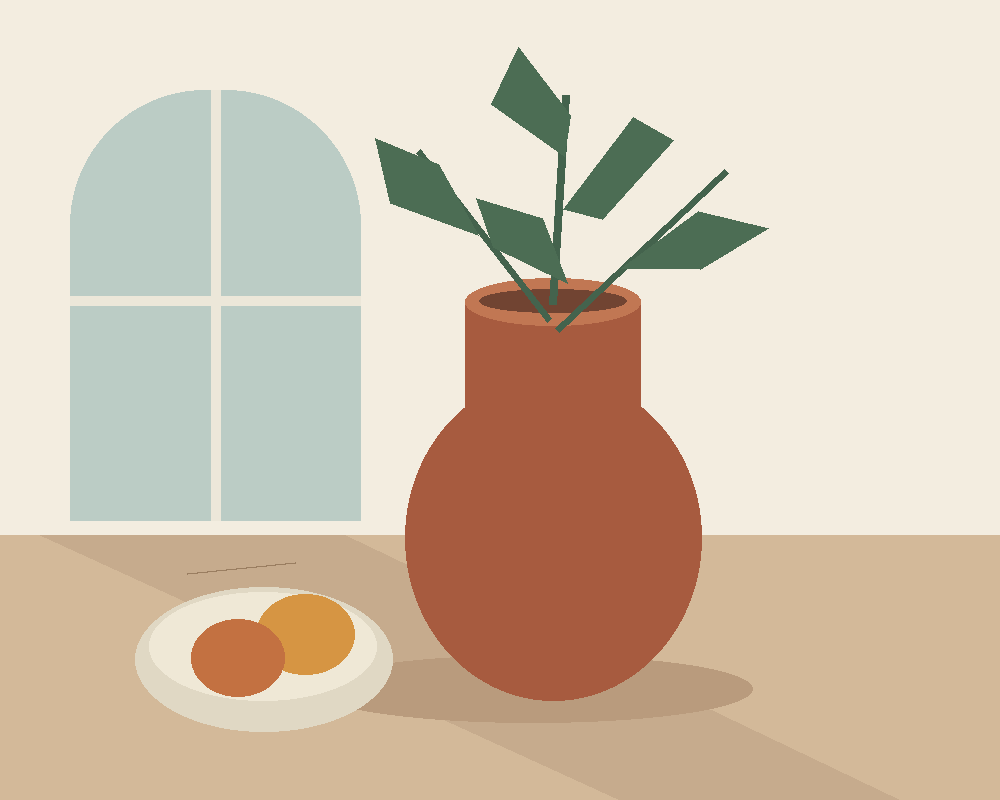
#> input picture assets/still-life.png, 1000 x 800 px
$ python -i style_director.py   (imports and definitions only)
#> lines starting #> are read from the running program, lines starting #| are printed output that depends on the picture; after the words box and inside, x2 and y2 are one past the last pixel; in counts of white or black regions, pixels touching at a corner belong together
#> further down, picture is the input picture: PIL image 1000x800 RGB; mean R, G, B 211.3, 195.6, 175.9
### lineart_core.py
"""Deterministic photo-style processing used by the web app."""

from __future__ import annotations

from dataclasses import dataclass
import math
from numbers import Real

import cv2
import numpy as np
from PIL import Image, ImageOps

MAX_INPUT_PIXELS = 12_000_000
MAX_INPUT_SIDE = 16_000
MAX_OUTPUT_SIDE = 1600


def validate_size(size: tuple[int, int]) -> None:
    width, height = size
    if min(width, height) <= 0 or max(width, height) > MAX_INPUT_SIDE or width * height > MAX_INPUT_PIXELS:
        raise ValueError("图片超过限制：最长边16000像素、总像素1200万")


# [4 lines left out: function _unit_parameter, not called in this run]


STYLE_DESCRIPTIONS = {
    "极简保真": "保留原图颜色、构图和主体细节，只做克制的质感增强",
    "简约线条": "减少背景纹理和杂点，保留主体轮廓",
    "铅笔素描": "柔和的灰度笔触和纸面质感",
    "黑白线稿": "清晰、对比明确的黑白轮廓",
    "漫画轮廓": "更粗、更醒目的漫画式边缘",
    "编辑感抽象": "大色块、克制色彩和轻微轮廓叠加",
    "复古胶片": "暖色调、轻颗粒和暗角效果",
    "高对比海报": "适合封面和海报的强对比图形",
}

STYLE_NAMES = tuple(STYLE_DESCRIPTIONS)


@dataclass(frozen=True)
class ProcessingReport:
    style: str
    intensity: float
    detail: float
    original_size: tuple[int, int]
    output_size: tuple[int, int]

    # [10 lines left out: function to_markdown, not called in this run]


def _resize_for_processing(image: Image.Image, max_side: int = 1600) -> Image.Image:
    # Check the header before load/convert; also protect direct Python/Skill callers.
#> called with max_side = 900
    validate_size(image.size)
    image = ImageOps.exif_transpose(image)
    if image.mode in ("RGBA", "LA") or "transparency" in image.info:
        rgba = image.convert("RGBA")
        image = Image.alpha_composite(Image.new("RGBA", rgba.size, "white"), rgba).convert("RGB")
    else:
        image = image.convert("RGB")
    width, height = image.size
#> width = 1000; height = 800
    scale = min(1.0, max_side / max(width, height))
#> scale = 0.9
    if scale == 1.0:
        return image
    return image.resize(
        (max(1, int(width * scale)), max(1, int(height * scale))),
        Image.Resampling.LANCZOS,
    )


def prepare_image(image: Image.Image, max_side: int = 1000) -> Image.Image:
    """Shared bounded, oriented RGB source for previews and workflow tools."""
    if not isinstance(image, Image.Image):
        raise TypeError("image必须是Pillow图片")
    if isinstance(max_side, bool) or not isinstance(max_side, int) or not 1 <= max_side <= MAX_OUTPUT_SIDE:
        raise ValueError(f"max_side必须是1到{MAX_OUTPUT_SIDE}之间的整数")
    return _resize_for_processing(image, max_side)


def _rgb_array(image: Image.Image) -> np.ndarray:
    return np.asarray(image.convert("RGB"))


def _to_gray(rgb: np.ndarray) -> np.ndarray:
    return cv2.cvtColor(rgb, cv2.COLOR_RGB2GRAY)


# [167 lines left out: functions _pencil_sketch, _clean_lineart, _comic_outline, _minimal_lineart, _quantize, _minimal_fidelity and 4 more, not called in this run]

### style_director.py
"""Inspectable image tools: analyze, propose, render real variants, export."""
from __future__ import annotations
from datetime import datetime, timezone
import hashlib
import html
import json
from pathlib import Path
import time
import zipfile

import cv2
import numpy as np
from PIL import Image
from image_input import load_upload
from lineart_core import prepare_image, process_image

PURPOSES = ("轮廓与线条", "封面与海报", "自然与日常")
VERSION = "form-director/1"


def analyze_image(image: Image.Image) -> dict:
    bounded = prepare_image(image, 900)
    rgb = np.asarray(bounded)
    gray = cv2.cvtColor(rgb, cv2.COLOR_RGB2GRAY)
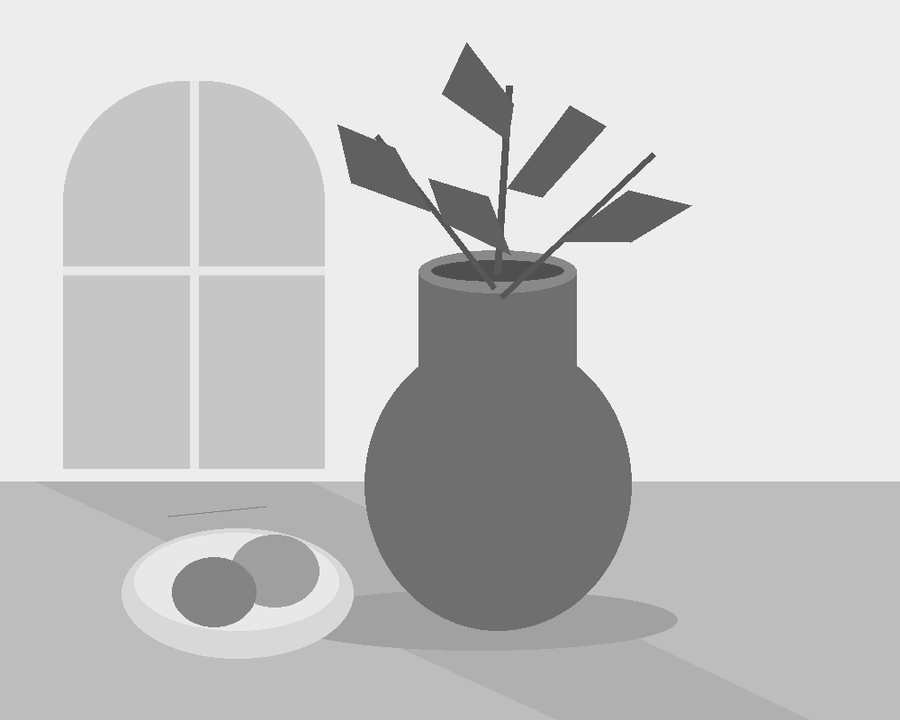
#> gray: shape (720, 900); min 59, max 255, mean 198
    edges = cv2.Canny(gray, 80, 170)
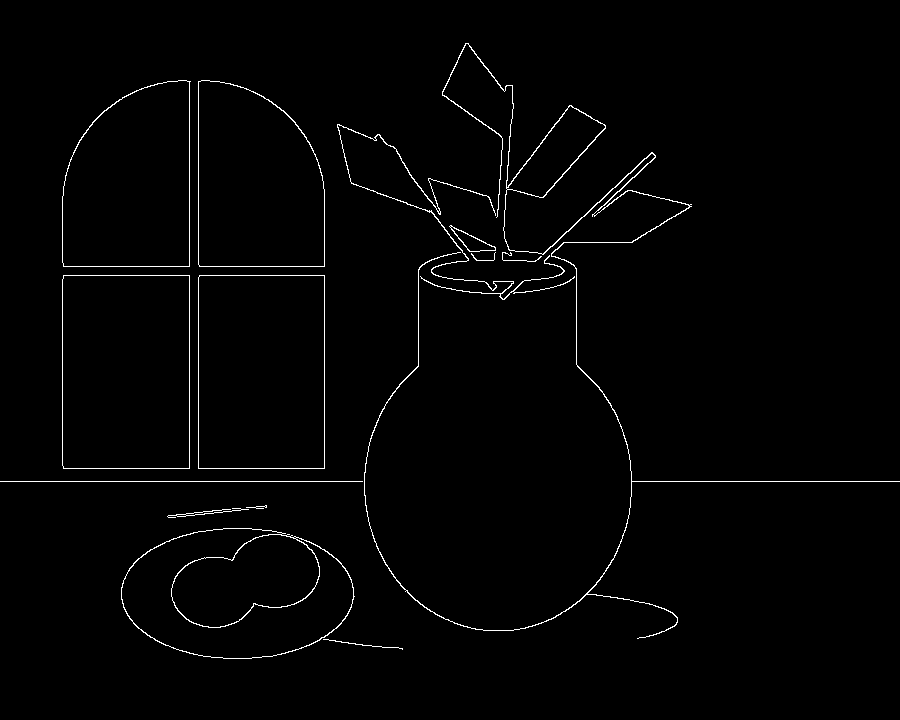
#> edges: shape (720, 900); 1.3% white in thin lines or dots, all inside (x1, y1, x2, y2) = (0, 43, 900, 659)
    palette_image = bounded.resize((120, 120)).quantize(colors=6, method=Image.Quantize.MEDIANCUT)
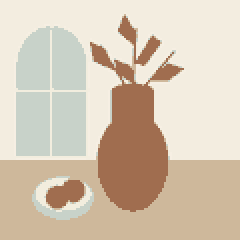
#> palette_image: PIL image 120x120 P (shown 2 times larger); mean R, G, B 213.7, 199.1, 179.9
    colors = palette_image.getpalette()
#> colors = [246, 239, 227, 243, 237, 224, 242, 237, 222, 200, 210, 201, 206, 184, 155, 160, 109, 79]
    counts = sorted(palette_image.getcolors() or [], reverse=True)
#> counts = [(5355, 1), (3690, 4), (2270, 3), (2264, 5), (436, 2), (385, 0)]
    palette = [{"hex": "#" + "".join(f"{value:02x}" for value in colors[index*3:index*3+3]), "share": round(count/14400, 4)} for count, index in counts]
    brightness, density = float(gray.mean()/255), float(np.count_nonzero(edges)/edges.size)
#> brightness = 0.776; density = 0.0135
    return {"original_size": list(image.size), "preview_size": list(bounded.size), "brightness": round(brightness, 4), "contrast": round(float(gray.std()/255), 4), "edge_density": round(density, 4), "tone": "偏暗" if brightness < .28 else "偏亮" if brightness > .78 else "中间调", "texture": "细节较多" if density > .12 else "轮廓较少" if density < .02 else "轮廓适中", "palette": palette}


# [84 lines left out: functions propose_styles, outline_svg, build_batch, not called in this run]


def analysis_html(analysis: dict) -> str:
    palette = "".join(f'<span class="palette-swatch" style="--swatch:{color["hex"]}" title="{color["hex"]} · {color["share"]:.0%}"><i></i><small>{color["hex"].upper()}</small></span>' for color in analysis["palette"])
    return f'<div class="image-observations"><span>{html.escape(analysis["tone"])}</span><span>{html.escape(analysis["texture"])}</span><span>{analysis["original_size"][0]} × {analysis["original_size"][1]}</span></div><div class="source-palette">{palette}</div><p class="analysis-caption">主色来自当前图片的像素统计，用于选色参考。</p>'


def tools_html(events: list[dict]) -> str:
    return '<ol class="director-trace">' + "".join(f'<li><span>✓</span><div><strong>{html.escape(event["label"])}</strong><small>{html.escape(event["detail"])}</small></div><code>{event["elapsed_ms"]:.0f} ms</code></li>' for event in events) + '</ol>'

>>> from PIL import Image
>>> picture = Image.open('assets/still-life.png')
>>> result = analyze_image(picture)
#> result = 8 items
